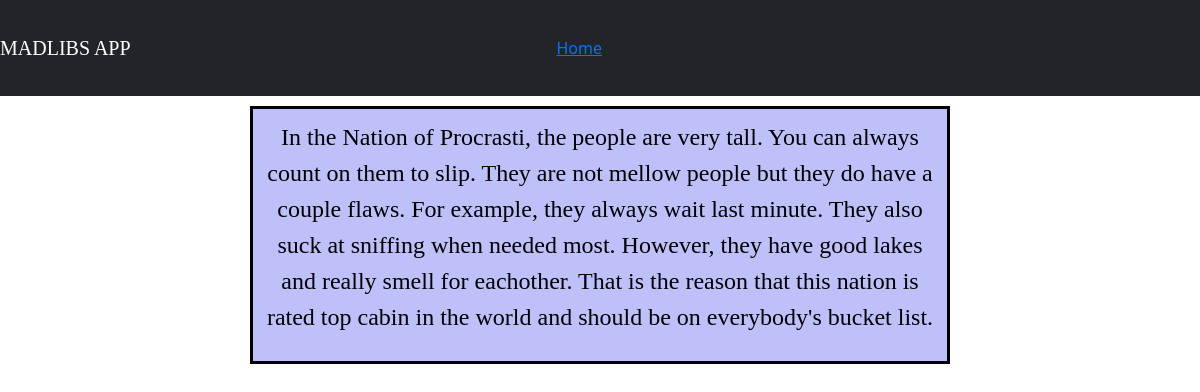
The app's page /story/nation_story/1 with its own data.
### story/models.py (models this page shows)
class Nation(models.Model):
    adjective1 = models.CharField(max_length=50)
    actionVerb1 = models.CharField(max_length=50)
    adjective2 = models.CharField(max_length=50)
    actionVerb2 = models.CharField(max_length=50)
    noun1 = models.CharField(max_length=50)
    verb = models.CharField(max_length=50)
    noun2 = models.CharField(max_length=50)

### story/views.py (the view)
# urls.py: path('nation_story/<int:id>', views.generate_nation, name="generate_nation"),
def generate_nation(request, id):
    item = Nation.objects.get(id=id)
    if request.method == 'POST':
        return redirect('/story/nation')
    return render(request, 'story/nation-story.html', {'item': item})

### story/templates/story/nation-story.html (shortened to what this page needs)
{% extends 'story/base.html' %}
{% block body %}
<form method="POST">
    <div class="div-story">
        <p>
            In the Nation of Procrasti, the people are very {{ item.adjective1 }}.
            You can always count on them to {{ item.actionVerb1 }}. They are not
            {{ item.adjective2 }} people but they do have a couple flaws. For
            example, they always wait last minute. They also suck at
            {{ item.actionVerb2 }}ing when needed most. However, they have good
            {{ item.noun1 }}s and really {{ item.verb }} for eachother. That is
            the reason that this nation is rated top {{ item.noun2 }} in the world
            and should be on everybody's bucket list.
        </p>
</div>
</form>
{% endblock %}

### story/static/story/style.css (style rules this page uses)
form { font-family: Calibri; }
div { color: black; border: solid black; text-align: center; margin: 20px 20px; padding: 10px; background-color: #E1F7FA; }
.div-story { background-color: #BDC0F9; width: 700px; margin: 10px auto; font-size: 24px; font-family: "Yu Gothic UI Semibold"; }

### records on screen
Nation: adjective1 "tall", actionVerb1 "slip", adjective2 "mellow", actionVerb2 "sniff", noun1 "lake", verb "smell", noun2 "cabin"
